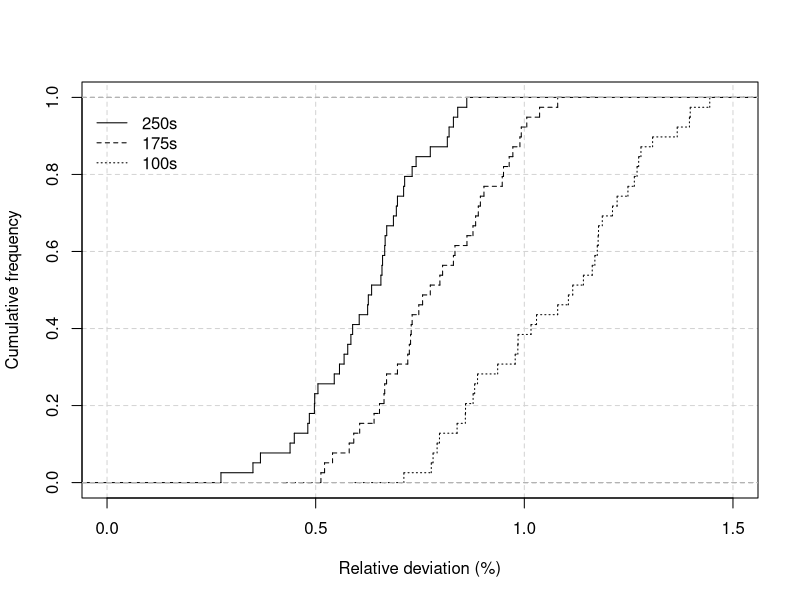
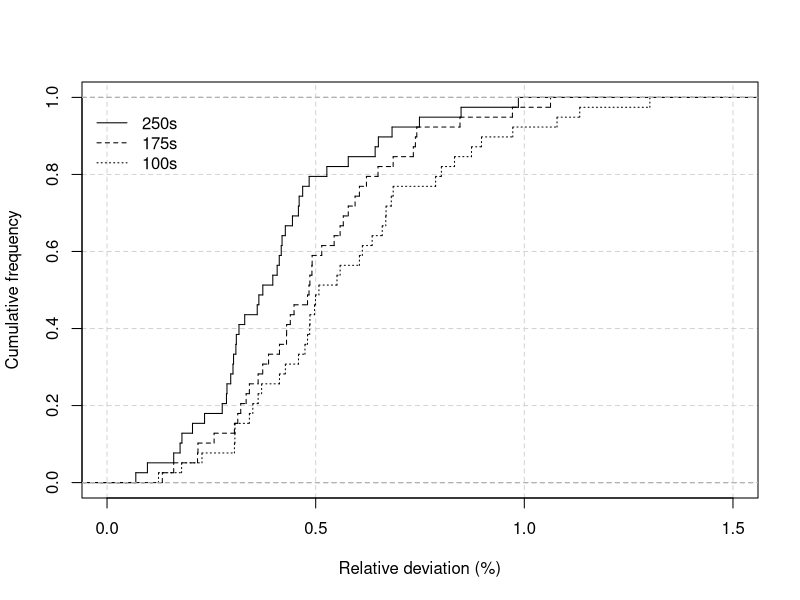

The R script that drew these images, in order:
data <- read.csv("raw_results/results_meme.csv")
data_short <- read.csv("raw_results/results_meme_short.csv")
data_middle <- read.csv("raw_results/results_meme_middle.csv")
# Compute the empirical cumulative distribution function (ECDF)
ecdf_data <- ecdf(data$relative_deviation)
ecdf_data_short <- ecdf(data_short$relative_deviation)
ecdf_data_middle <- ecdf(data_middle$relative_deviation)

png(filename = "figures/quality_distrib_meme.png")

# Plot the ECDF
plot(ecdf_data,main="",
     xlab = "Relative deviation (%)",
     ylab = "Cumulative frequency",
     xlim=c(0, 1.5),
     do.points = FALSE, verticals = TRUE, lty=1,
     panel.first = grid(lty = 2))
lines(ecdf_data_short, col = "#000000",do.points = FALSE, verticals = TRUE, lty=3)
lines(ecdf_data_middle, col = "#000000",do.points = FALSE, verticals = TRUE, lty=2)
legend("topleft", legend=c("250s","175s","100s"), lty=c(1,2,3), col=c("black","black","black"), bty="n",inset = c(0, 0.05))

# Close the current PNG device
invisible(dev.off())


data2 <- read.csv("raw_results/results_ils.csv")
data2_short <- read.csv("raw_results/results_ils_short.csv")
data2_middle <- read.csv("raw_results/results_ils_middle.csv")
# Compute the empirical cumulative distribution function (ECDF)
ecdf_data2 <- ecdf(data2$relative_deviation)
ecdf_data2_short <- ecdf(data2_short$relative_deviation)
ecdf_data2_middle <- ecdf(data2_middle$relative_deviation)
png(filename = "figures/quality_distrib_ils.png")
# Plot the ECDF
plot(ecdf_data2,main="",
     xlab = "Relative deviation (%)",
     ylab = "Cumulative frequency",
     xlim=c(0, 1.5),
     do.points = FALSE, verticals = TRUE, lty=1,
     panel.first = grid(lty = 2))
lines(ecdf_data2_short, col = "#000000",do.points = FALSE, verticals = TRUE, lty=3)
lines(ecdf_data2_middle, col = "#000000",do.points = FALSE, verticals = TRUE, lty=2)
legend("topleft", legend=c("250s","175s","100s"), lty=c(1,2,3), col=c("black","black","black"), bty="n",inset = c(0, 0.05))
# Close the current PNG device
invisible(dev.off())
